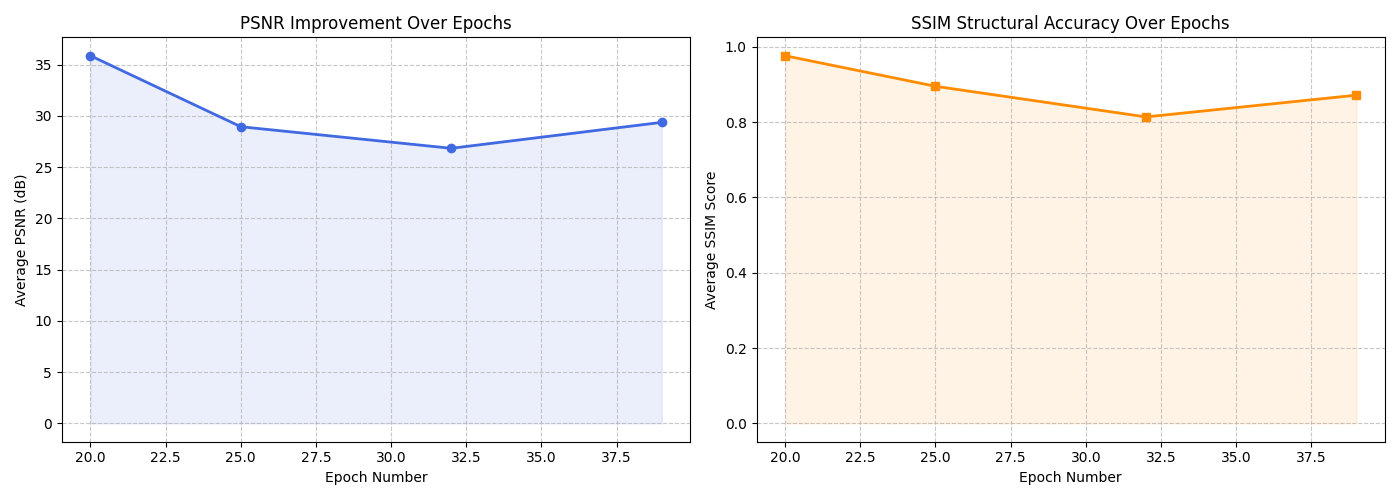
#> input picture swin_gan_trend.png, 1400 x 500 px
$ python -i degradation.py   (imports and definitions only)
#> lines starting #> are read from the running program, lines starting #| are printed output that depends on the picture
#> further down, picture is the input picture: shape (500, 1400, 3); mean B, G, R 241.7, 242.6, 245
import cv2
import numpy as np
import random


def degrade_image(img):
    """
    Input: img (NumPy array, 0-255)
    Output: degraded_img (NumPy array, 0-255)

    Targeting Extreme Reconstruction (Phase 2 Training)
    """
    # Ensure input is a numpy array
    img = np.array(img)

    # 1. HEAVY BLUR (9x9 Kernel)
    # Increased sigma to 1.5 to smudge edges further
    if random.random() < 0.9:
        img = cv2.GaussianBlur(img, (9, 9), 1.5)
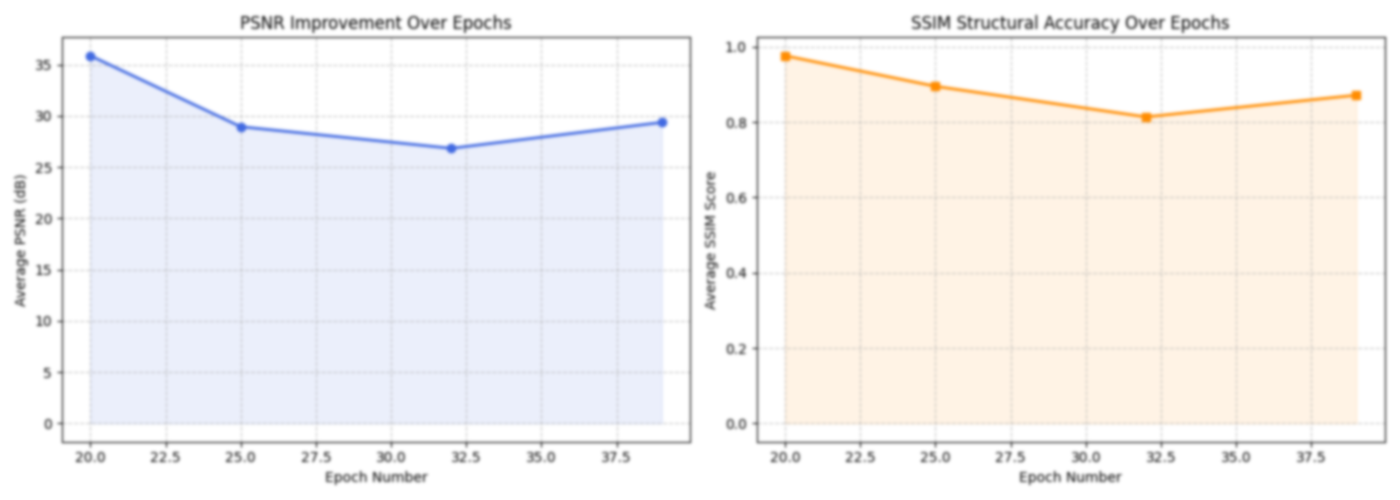
#> img: shape (500, 1400, 3); mean B, G, R 241.7, 242.6, 245

    # 2. STRONG GAUSSIAN NOISE (Std Dev 20)
    # Creates visible grain that the Swin-GAN must learn to denoise
    if random.random() < 0.9:
        noise = np.random.normal(0, 20, img.shape)
        img = img + noise
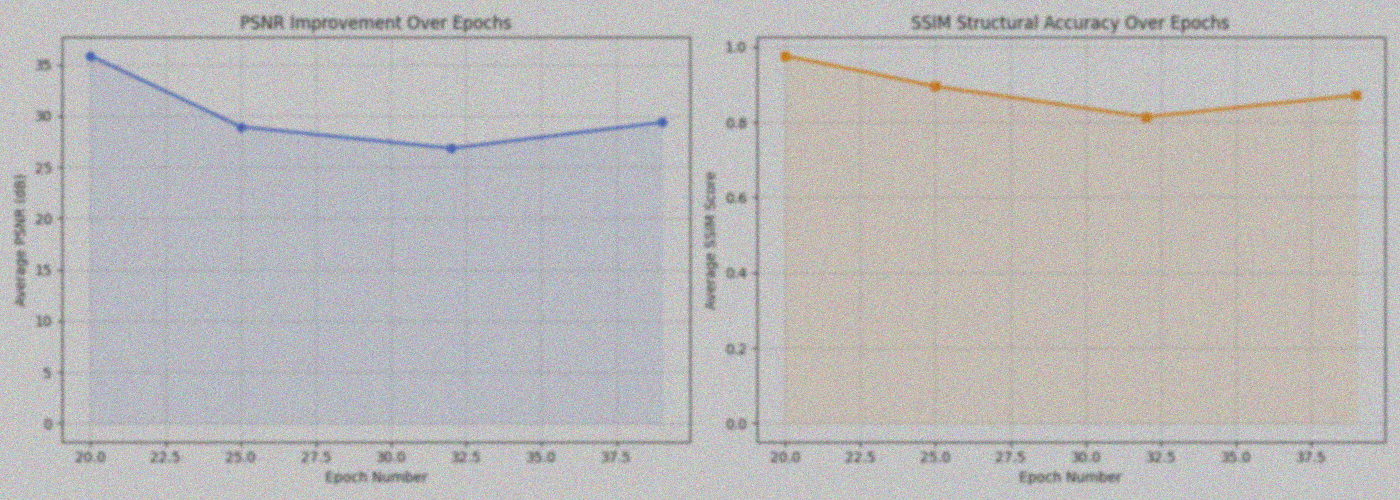
#> img: shape (500, 1400, 3) float64; mean B, G, R 241.7, 242.6, 245; drawn with min black and max white

    # 3. EXTREME DOWNSCALING (0.2x to 0.4x)
    # 0.2x scaling means a 224px image is crushed down to ~45px
    if random.random() < 0.9:
        scale = random.uniform(0.2, 0.4)
        h, w = img.shape[:2]
#> h = 500; w = 1400

        # Downscale using NEAREST to create aliasing/pixelation
        img = cv2.resize(img, (int(w * scale), int(h * scale)), interpolation=cv2.INTER_NEAREST)
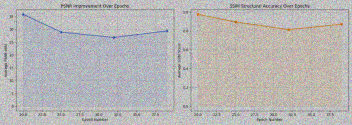
#> img: shape (125, 352, 3) float64; mean B, G, R 241.9, 242.6, 245.2; drawn with min black and max white

        # Upscale back to original size (Model expects original dimensions)
        img = cv2.resize(img, (w, h), interpolation=cv2.INTER_NEAREST)
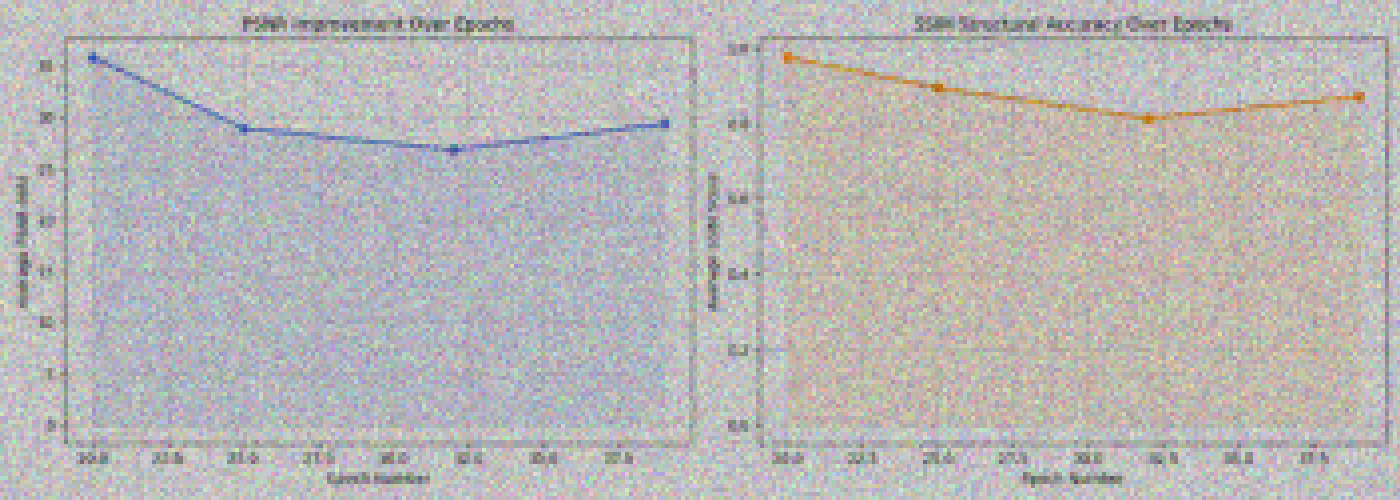
#> img: shape (500, 1400, 3) float64; mean B, G, R 241.9, 242.6, 245.2; drawn with min black and max white

    # Final Clipping to maintain valid pixel range
    img = np.clip(img, 0, 255)
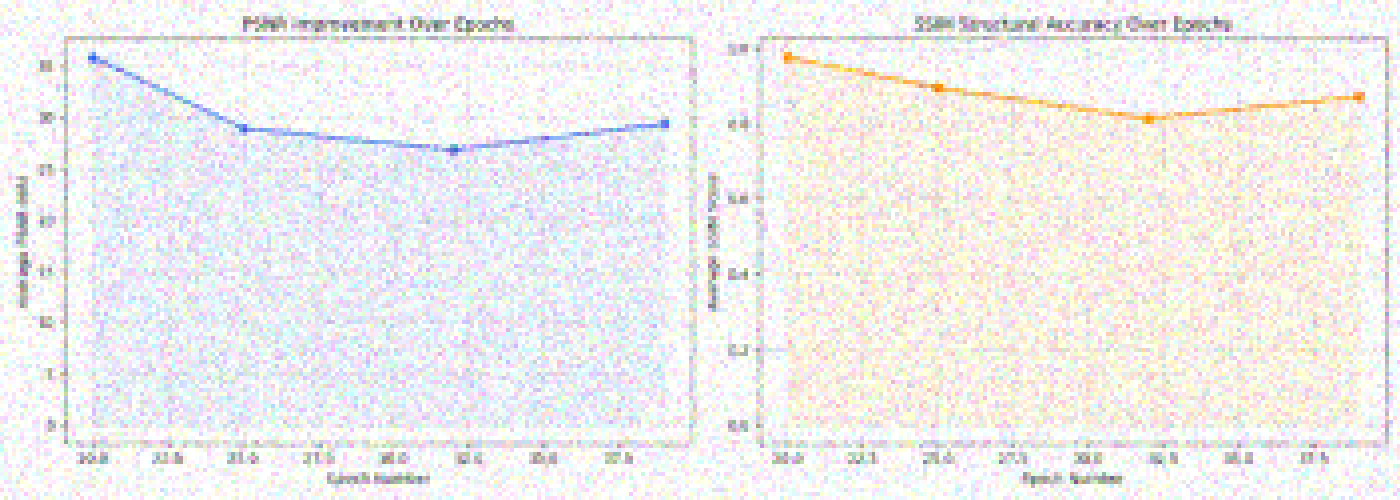
#> img: shape (500, 1400, 3) float64; mean B, G, R 237.2, 238.2, 239.6

    return img.astype(np.uint8)


# [52 lines of commented-out code are left out]

>>> import cv2
>>> picture = cv2.imread('../swin_gan_trend.png')
>>> result = degrade_image(picture)
